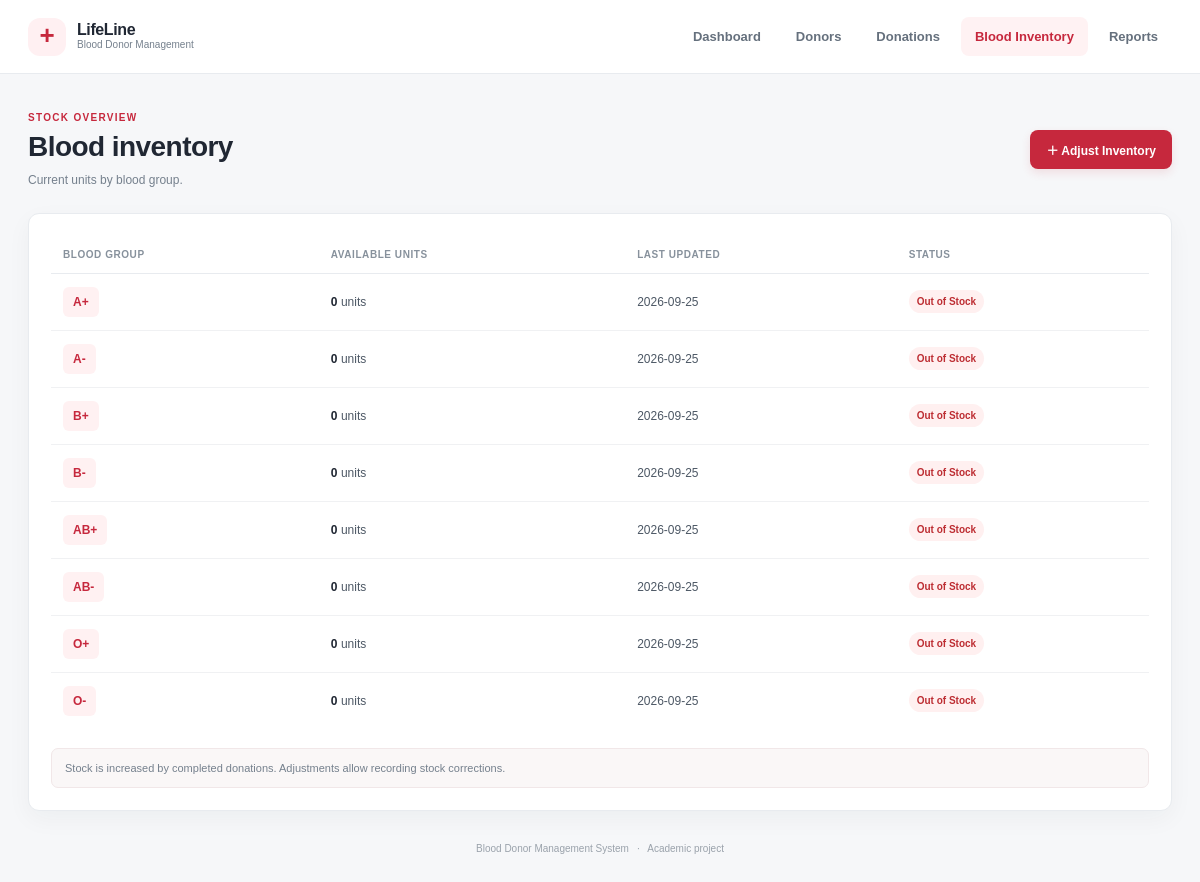
The page /inventory on the database as committed earlier.
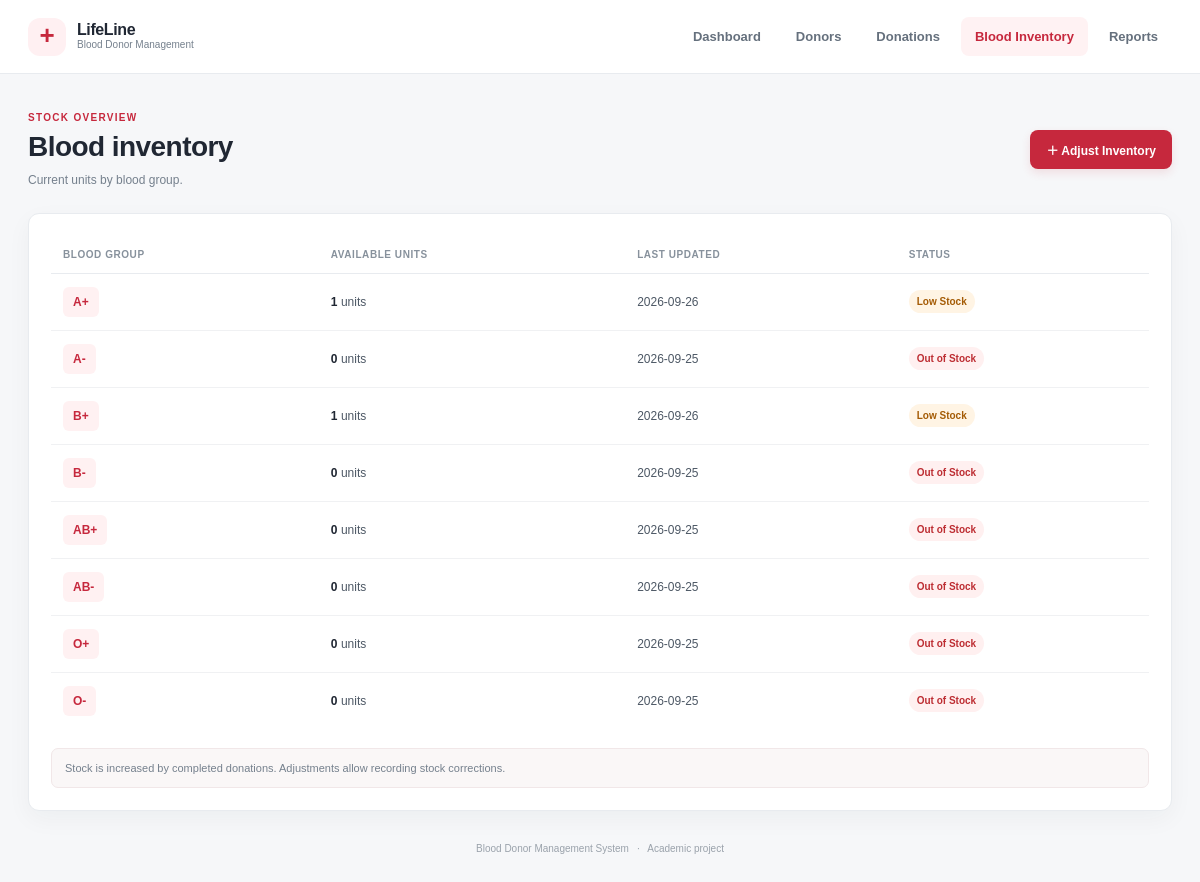
The same page on the database as committed later.
### tables this page shows
CREATE TABLE blood_inventory (
                inventory_id INTEGER PRIMARY KEY AUTOINCREMENT,
                blood_group TEXT NOT NULL UNIQUE,
                units_available INTEGER NOT NULL DEFAULT 0 CHECK(units_available >= 0),
                last_updated TEXT NOT NULL
            );

### app.py (the view)
@app.route("/inventory")
def inventory():
    with connect_db() as db: rows = db.execute("SELECT * FROM blood_inventory ORDER BY inventory_id").fetchall()
    return render_template("inventory.html", inventory=rows)

### app.py (called while the page is built)
def connect_db():
    connection = sqlite3.connect(DATABASE)
    connection.row_factory = sqlite3.Row
    connection.execute("PRAGMA foreign_keys = ON")
    return connection

### templates/inventory.html
{% extends 'base.html' %}{% block title %}Blood Inventory · LifeLine{% endblock %}{% block content %}
<section class="page-heading"><div><p class="eyebrow">STOCK OVERVIEW</p><h1>Blood inventory</h1><p class="muted">Current units by blood group.</p></div><a class="button primary" href="{{ url_for('add_inventory') }}">＋ Adjust Inventory</a></section><section class="panel"><div class="table-wrap"><table><thead><tr><th>Blood Group</th><th>Available Units</th><th>Last Updated</th><th>Status</th></tr></thead><tbody>{% for item in inventory %}{% set status = 'Out of Stock' if item.units_available == 0 else ('Low Stock' if item.units_available <= 5 else 'Available') %}<tr><td><span class="blood-pill large">{{ item.blood_group }}</span></td><td><strong>{{ item.units_available }}</strong> units</td><td>{{ item.last_updated }}</td><td><span class="badge {{ 'danger' if status == 'Out of Stock' else ('warning' if status == 'Low Stock' else 'good') }}">{{ status }}</span></td></tr>{% endfor %}</tbody></table></div><div class="form-note">Stock is increased by completed donations. Adjustments allow recording stock corrections.</div></section>{% endblock %}

Rows that differ between the two databases and show on the page:
changed blood_inventory (number 1 of 8 on the later page): units_available "0" → "1"; last_updated "2026-09-25" → "2026-09-26"; status "Out of Stock" → "Low Stock"
changed blood_inventory (number 3 of 8 on the later page): units_available "0" → "1"; last_updated "2026-09-25" → "2026-09-26"; status "Out of Stock" → "Low Stock"
